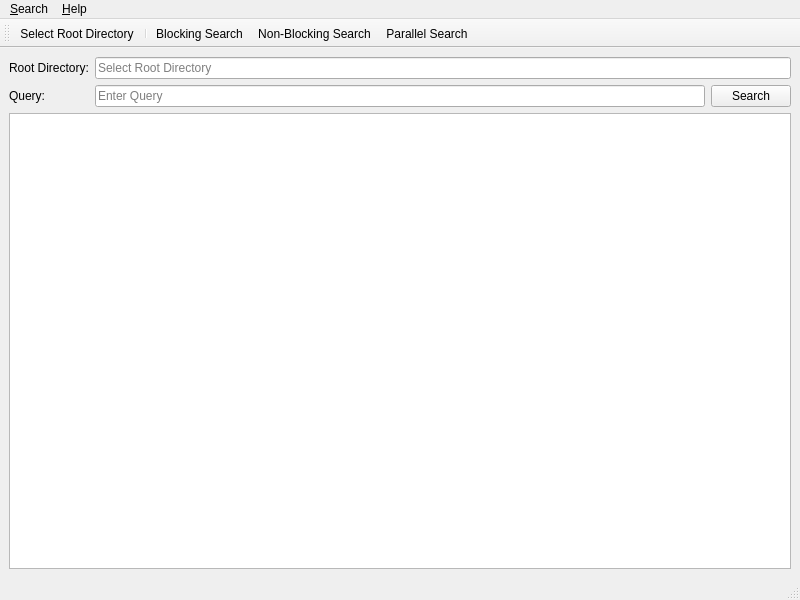
<?xml version="1.0" encoding="UTF-8"?>
<ui version="4.0">
 <class>MainWindow</class>
 <widget class="QMainWindow" name="MainWindow">
  <property name="geometry">
   <rect>
    <x>0</x>
    <y>0</y>
    <width>800</width>
    <height>600</height>
   </rect>
  </property>
  <property name="windowTitle">
   <string>QSearch</string>
  </property>
  <widget class="QWidget" name="centralwidget">
   <layout class="QGridLayout" name="gridLayout">
    <item row="0" column="1" colspan="2">
     <widget class="QLineEdit" name="rootDirectory">
      <property name="readOnly">
       <bool>true</bool>
      </property>
      <property name="placeholderText">
       <string>Select Root Directory</string>
      </property>
     </widget>
    </item>
    <item row="0" column="0">
     <widget class="QLabel" name="label">
      <property name="minimumSize">
       <size>
        <width>0</width>
        <height>0</height>
       </size>
      </property>
      <property name="text">
       <string>Root Directory:</string>
      </property>
     </widget>
    </item>
    <item row="1" column="2">
     <widget class="QPushButton" name="searchButton">
      <property name="text">
       <string>Search</string>
      </property>
     </widget>
    </item>
    <item row="2" column="0" colspan="3">
     <widget class="QListWidget" name="files"/>
    </item>
    <item row="1" column="1">
     <widget class="QLineEdit" name="query">
      <property name="placeholderText">
       <string>Enter Query</string>
      </property>
      <property name="clearButtonEnabled">
       <bool>true</bool>
      </property>
     </widget>
    </item>
    <item row="1" column="0">
     <widget class="QLabel" name="queryLabel">
      <property name="minimumSize">
       <size>
        <width>0</width>
        <height>0</height>
       </size>
      </property>
      <property name="text">
       <string>Query:</string>
      </property>
     </widget>
    </item>
   </layout>
  </widget>
  <widget class="QMenuBar" name="menubar">
   <property name="geometry">
    <rect>
     <x>0</x>
     <y>0</y>
     <width>800</width>
     <height>39</height>
    </rect>
   </property>
   <widget class="QMenu" name="menuSearch">
    <property name="title">
     <string>&amp;Search</string>
    </property>
    <addaction name="actionRootDirectory"/>
    <addaction name="separator"/>
    <addaction name="actionBlockingSearch"/>
    <addaction name="actionNonBlockingSearch"/>
    <addaction name="actionParallelSearch"/>
   </widget>
   <widget class="QMenu" name="menuHelp">
    <property name="title">
     <string>&amp;Help</string>
    </property>
    <addaction name="actionAbout"/>
   </widget>
   <addaction name="menuSearch"/>
   <addaction name="menuHelp"/>
  </widget>
  <widget class="QStatusBar" name="statusbar"/>
  <widget class="QToolBar" name="toolBar">
   <property name="windowTitle">
    <string>toolBar</string>
   </property>
   <attribute name="toolBarArea">
    <enum>TopToolBarArea</enum>
   </attribute>
   <attribute name="toolBarBreak">
    <bool>false</bool>
   </attribute>
   <addaction name="actionRootDirectory"/>
   <addaction name="separator"/>
   <addaction name="actionBlockingSearch"/>
   <addaction name="actionNonBlockingSearch"/>
   <addaction name="actionParallelSearch"/>
  </widget>
  <action name="actionRootDirectory">
   <property name="text">
    <string>&amp;Select Root Directory</string>
   </property>
   <property name="toolTip">
    <string>Select Root Directory</string>
   </property>
  </action>
  <action name="actionAbout">
   <property name="text">
    <string>&amp;About</string>
   </property>
  </action>
  <action name="actionBlockingSearch">
   <property name="checkable">
    <bool>true</bool>
   </property>
   <property name="text">
    <string>Blocking Search</string>
   </property>
  </action>
  <action name="actionParallelSearch">
   <property name="checkable">
    <bool>true</bool>
   </property>
   <property name="text">
    <string>Parallel Search</string>
   </property>
  </action>
  <action name="actionNonBlockingSearch">
   <property name="checkable">
    <bool>true</bool>
   </property>
   <property name="text">
    <string>Non-Blocking Search</string>
   </property>
  </action>
 </widget>
 <resources/>
 <connections/>
</ui>
